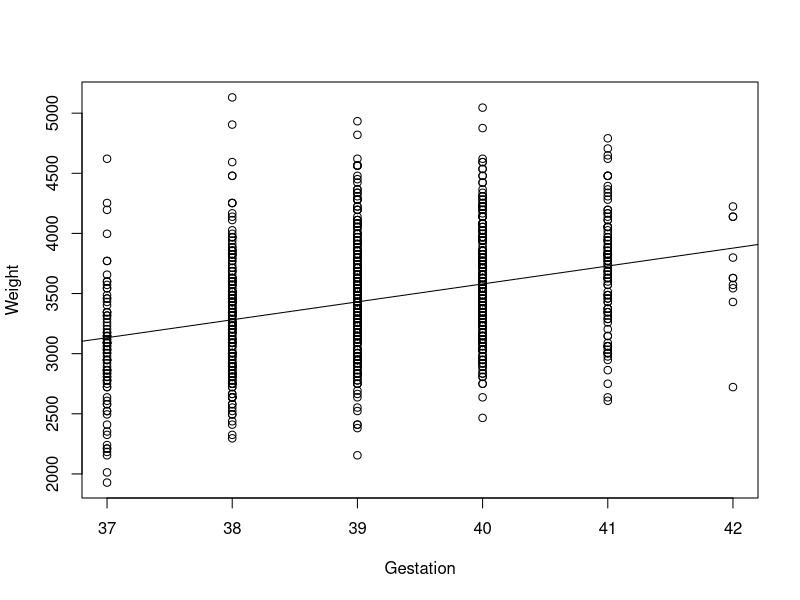
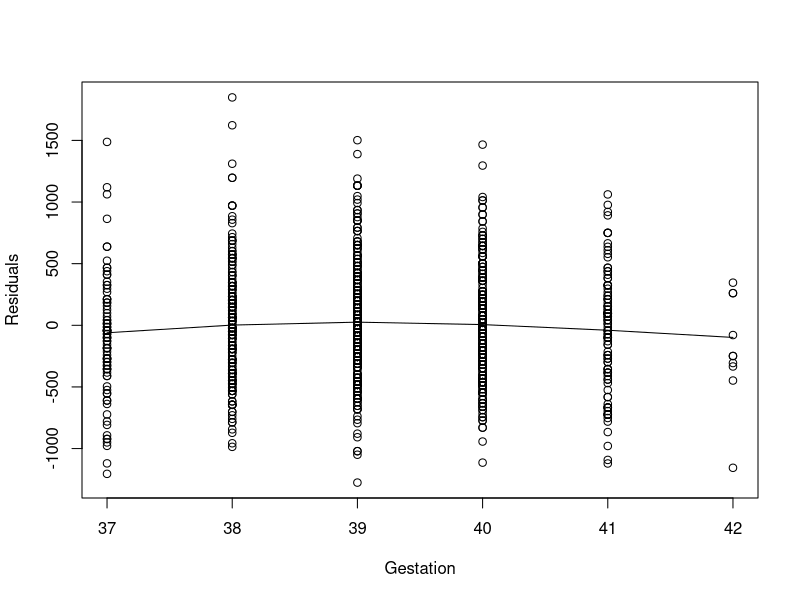

These charts were generated, in order, by the following R code:
#17

data<-read.csv("NCBirths2004.csv")
y<-data$Weight
x<-data$Gestation

#a
r=cor(x,y)
print(r)

lm=lm(y~x)

pdf("../img/17a.pdf")
plot(x,y,xlab="Gestation",ylab="Weight")
abline(lm)
dev.off()

#b
print(lm)

#c
print(r^2)

#d
res=resid(lm)
pdf("../img/17d.pdf")
plot(x,res,xlab="Gestation",ylab="Residuals")
lines(smooth.spline(x,res))
dev.off()

#18

#a
n=length(res)
S=sd(res)*sqrt((n-1)/(n-2))

#b
ssx=sum((x-mean(x))^2)
t=qt(0.975,df=n-2)
print(
	t*S/sqrt(ssx)
)